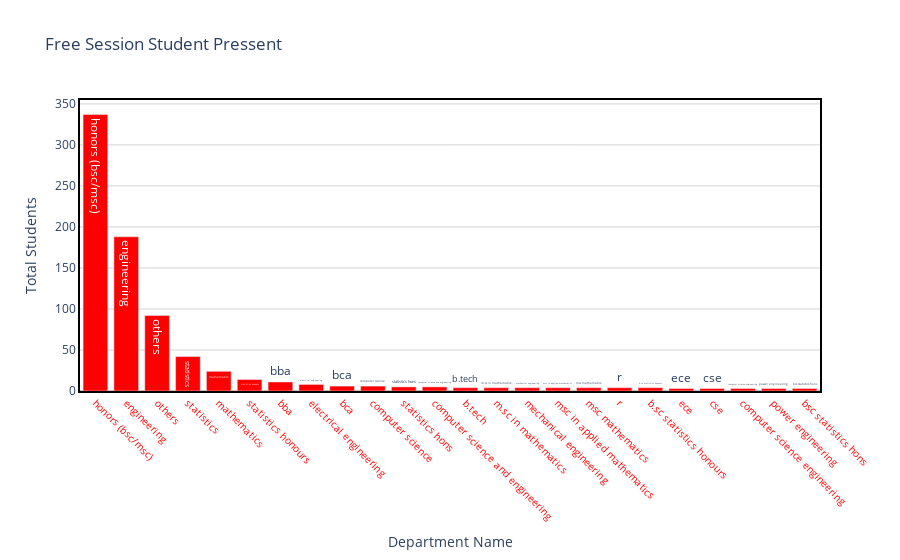

This figure's notebook cell:
### Markdown cell above
If we see the bar chart we can see that most of the students are Lady Brabourne College(69), Maulana Azad College(59)

### Code cell
draw_trace_bar(departmenttop,'Department','dep_counts','Free Session Student Pressent', 'Department Name','Total Students',"red")

### Figure 1 — Plotly figure (JSON) as saved in the notebook; plotly's stock layout.template omitted (floating-point values rounded to 4 significant figures)
{"data": [{"marker": {"color": "red"}, "text": ["honors (bsc/msc)", "engineering", "others", "statistics", "mathematics", "statistics honours", "bba", "electrical engineering", "bca", "computer science", "statistics hons", "computer science and engineering", "b.tech", "m.sc in mathematics", "mechanical engineering", "msc in applied mathematics", "msc mathematics", "r", "b.sc statistics honours", "ece", "cse", "computer science engineering", "power engineering", "bsc statistics hons"], "type": "bar", "x": ["honors (bsc/msc)", "engineering", "others", "statistics", "mathematics", "statistics honours", "bba", "electrical engineering", "bca", "computer science", "statistics hons", "computer science and engineering", "b.tech", "m.sc in mathematics", "mechanical engineering", "msc in applied mathematics", "msc mathematics", "r", "b.sc statistics honours", "ece", "cse", "computer science engineering", "power engineering", "bsc statistics hons"], "y": [337, 188, 92, 42, 24, 14, 11, 8, 6, 6, 5, 5, 4, 4, 4, 4, 4, 4, 4, 3, 3, 3, 3, 3]}], "layout": {"hovermode": "closest", "paper_bgcolor": "rgba(0, 0, 0, 0)", "plot_bgcolor": "rgba(0, 0, 0, 0)", "title": {"text": "Free Session Student Pressent"}, "xaxis": {"linecolor": "black", "linewidth": 2, "mirror": true, "showline": true, "showticklabels": true, "tickangle": 45, "tickfont": {"color": "red", "size": 10}, "title": {"text": "Department Name"}, "zeroline": true, "zerolinecolor": "grey", "zerolinewidth": 1}, "yaxis": {"gridcolor": "lightgrey", "linecolor": "black", "linewidth": 2, "mirror": true, "showline": true, "title": {"text": "Total Students"}, "zeroline": true, "zerolinecolor": "grey", "zerolinewidth": 1}}}
